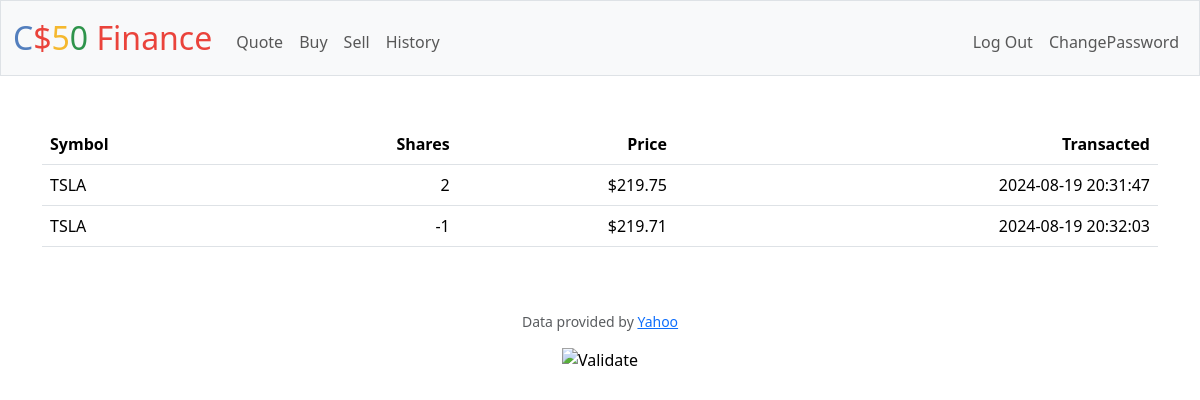
The page /history (signed in) on the database its author committed.
### tables this page shows
CREATE TABLE 'buydata' ("id" INTEGER NOT NULL, "symbol" TEXT NOT NULL, "shares" INTEGER NOT NULL DEFAULT 0, "time" DATETIME NOT NULL, 'cost'  FLOAT NOT NULL );

CREATE TABLE "selldata"("id" INTEGER NOT NULL, "symbol" TEXT NOT NULL, "shares" INTEGER NOT NULL DEFAULT 0, "time" DATETIME NOT NULL, "cost" FLOAT NOT NULL DEFAULT 0);

### app.py (the view)
@app.route("/history")
@login_required
def history():
    if request.method == "GET":
        bhai = db.execute("SELECT * FROM buydata WHERE id = (?)", session["user_id"])
        salmon = db.execute("SELECT * FROM selldata WHERE id = (?)", session["user_id"])
        return render_template("history.html", bhai=bhai, salmon=salmon)
    return apology("TODO")

### app.py (called while the page is built)
@app.after_request
def after_request(response):
    response.headers["Cache-Control"] = "no-cache, no-store, must-revalidate"
    response.headers["Expires"] = 0
    response.headers["Pragma"] = "no-cache"
    return response

### helpers.py (called while the page is built)
def login_required(f):
    @wraps(f)
    def decorated_function(*args, **kwargs):
        if session.get("user_id") is None:
            return redirect("/login")
        return f(*args, **kwargs)
    return decorated_function

def usd(value):
    return f"${value:,.2f}"

### templates/history.html (shortened to what this page needs)
{% extends "layout.html" %}
{% block main %}
<table class="table">
    <thead>
        <tr>
            <th class="text-start">Symbol</th>
            <th class="text-end">Shares</th>
            <th class="text-end">Price</th>
            <th class="text-end">Transacted</th>
        </tr>
    </thead>
    <tbody>
            {% for shi in bhai %}
            <tr>
                <td class="text-start">{{shi.symbol}}</td>
                <td class="text-end">{{shi.shares}}</td>
                <td class="text-end">{{shi.cost | usd}}</td>
                <td class="text-end">{{shi.time}}</td>
            </tr>
            {% endfor %}
            {% for type in salmon%}
            <tr>
                <td class="text-start">{{type.symbol}}</td>
                <td class="text-end">-{{type.shares}}</td>
                <td class="text-end">{{type.cost | usd}}</td>
                <td class="text-end">{{type.time}}</td>
            </tr>
            {% endfor %}
    </tbody>
</table>
{% endblock %}

### rows shown on the page
buydata: symbol "TSLA", shares "2", cost "$219.75", time "2024-08-19 20:31:47"
selldata: symbol "TSLA", shares "1", cost "$219.71", time "2024-08-19 20:32:03"
